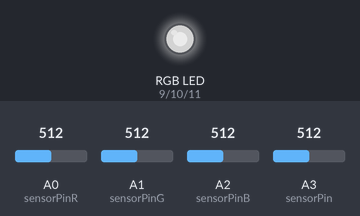
A sketch run on a simulated Arduino Uno, built with avr-gcc and run on an emulated ATmega328P. Shown: an RGB LED mixed from three pins (HIGH = lit). The test bench sets the inputs (shaded band); at power-on: A0 (sensorPinR) = 512, A1 (sensorPinG) = 512, A2 (sensorPinB) = 512, A3 (sensorPin) = 512. Dim RGB values are drawn brighter than linear; what the sketch prints to the serial monitor is not drawn.

Above: at 1.2 s.
1.3 s: A0 (sensorPinR) set to 716
At 2.5 s:
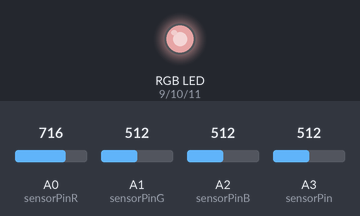
2.8 s: A1 (sensorPinG) set to 716
At 3.7 s:
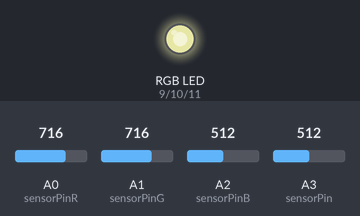
4.3 s: A2 (sensorPinB) set to 716
At 4.7 s:
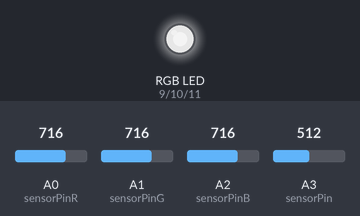
5.8 s: A0 (sensorPinR) set to 992
At 7.0 s:
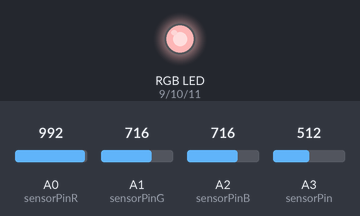
7.3 s: A1 (sensorPinG) set to 992
At 8.3 s:
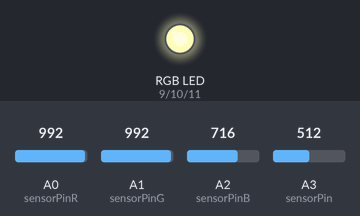
8.8 s: A2 (sensorPinB) set to 992
At 9.5 s:
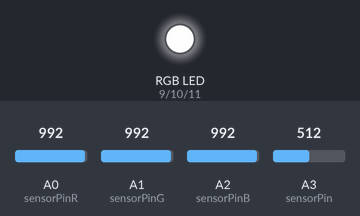
Timing chart, 0 to 11.3 s (numbered marks = the images above; inputs shaded):
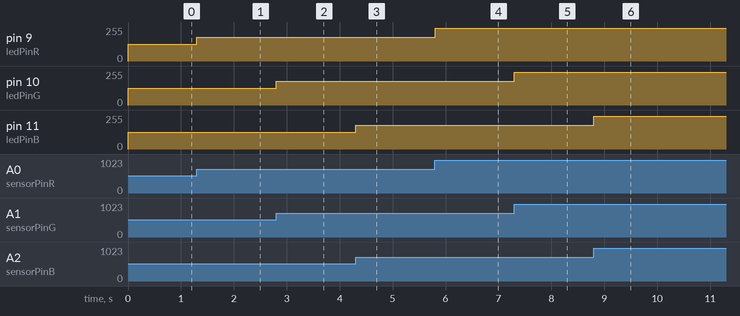

Measured:
- after the input at 1.3 s, pin 9 (ledPinR): 127/255 → 178/255 at once
- after the input at 2.8 s, pin 10 (ledPinG): 127/255 → 178/255 at once
- after the input at 4.3 s, pin 11 (ledPinB): 127/255 → 178/255 at once
- after the input at 5.8 s, pin 9 (ledPinR): 178/255 → 247/255 at once
- after the input at 7.3 s, pin 10 (ledPinG): 178/255 → 247/255 at once
- after the input at 8.8 s, pin 11 (ledPinB): 178/255 → 247/255 at once

The sketch:

lab1_1.ino
```cpp
// The potentiometers are connected to A0, A1, A2
int sensorPinR = A0;
int sensorPinG = A1;
int sensorPinB = A2;

int sensorPin = 3;

//LED RGB
int ledPinR = 9;
int ledPinG = 10;
int ledPinB = 11;

//set RGB values
int red;
int green;
int blue;

//check RGB sensor values
int sensorValueR;
int sensorValueG;
int sensorValueB;

void setup(){
  pinMode(ledPinR, OUTPUT);
  pinMode(ledPinG, OUTPUT);
  pinMode(ledPinB, OUTPUT);
  pinMode(red, INPUT);
  pinMode(green, INPUT);
  pinMode(blue, INPUT);
  Serial.begin(9600);
}

void loop(){
  sensorValueR = analogRead(sensorPinR);
  sensorValueG = analogRead(sensorPinG);
  sensorValueB = analogRead(sensorPinB);
  red = map(sensorValueR, 0, 1023, 0, 255);
  green = map(sensorValueG, 0, 1023, 0, 255);
  blue = map(sensorValueB, 0, 1023, 0, 255);
  analogWrite(ledPinR, red);
  analogWrite(ledPinG, green);
  analogWrite(ledPinB, blue);

  int sensorValue=analogRead(sensorPin);
  int Value = map(sensorValue, 0, 1023, 0, 255);
  Serial.println(Value);
}
```
